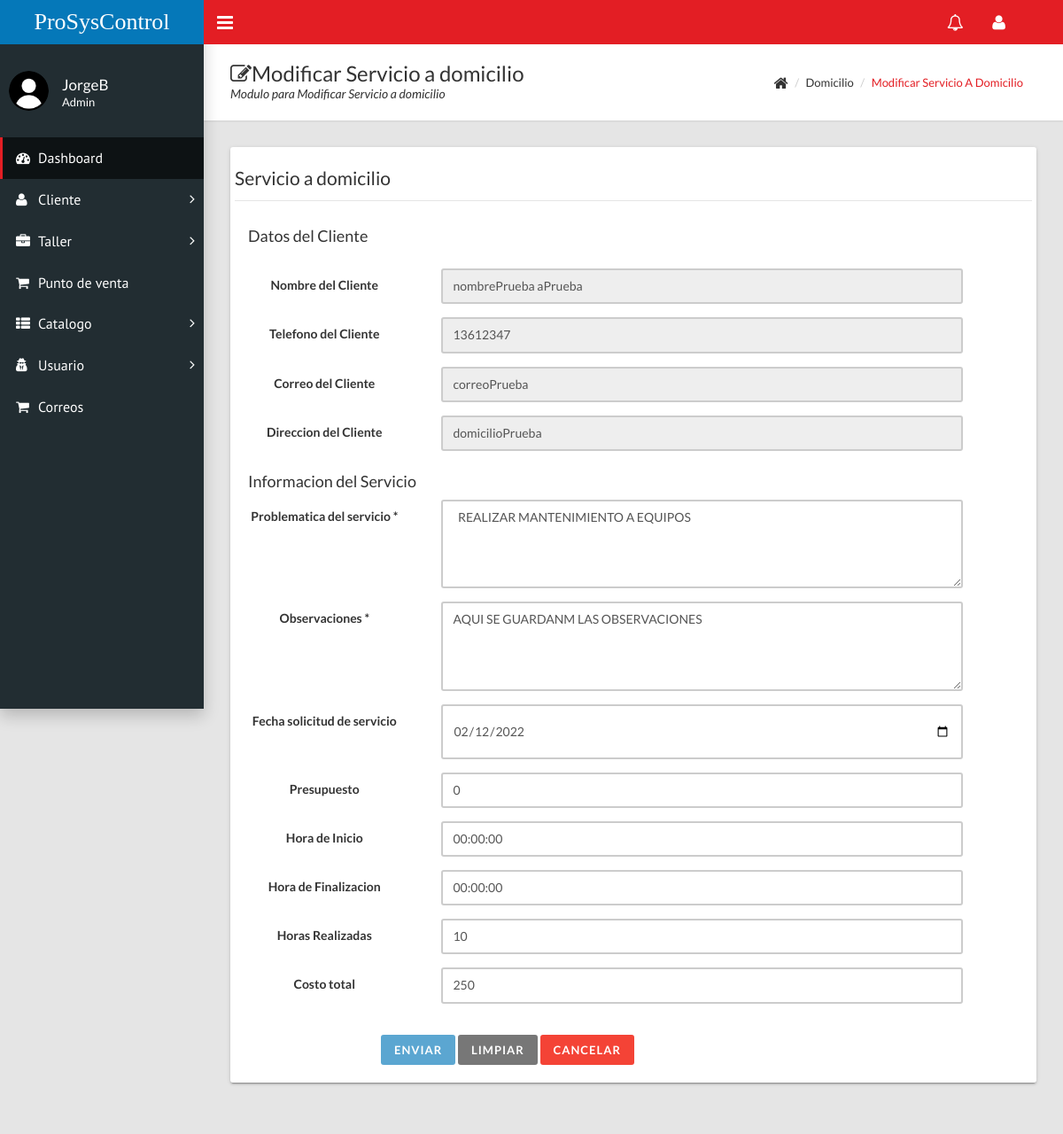
Page /home.php?c=domicilio&a=FormModificar&id=1 (signed in) on the committed database.
### tables this page shows
CREATE TABLE `clientes` (
  `idClientes` int(11) NOT NULL,
  `rfc` varchar(20) NOT NULL,
  `nombreCliente` varchar(50) NOT NULL,
  `apellidosC` varchar(50) NOT NULL,
  `nombreEmpresa` varchar(70) NOT NULL,
  `telefono` varchar(10) NOT NULL,
  `email` varchar(70) NOT NULL,
  `domicilio` varchar(150) NOT NULL
);

CREATE TABLE `domicilio` (
  `id` int(11) NOT NULL,
  `id_Cliente` int(11) NOT NULL,
  `problematica` varchar(200) NOT NULL,
  `observaciones` varchar(200) NOT NULL,
  `fechaProgramada` date NOT NULL,
  `presupuesto` float NOT NULL,
  `costoTotal` float NOT NULL,
  `horaInicio` time NOT NULL,
  `horaFinal` time NOT NULL,
  `horasRealizadas` int(11) NOT NULL
);

### controladores/domicilio.controlador.php (called while the page is built, shortened)
<?php
require_once "modelos/domicilio.php";
class DomicilioControlador{
    private $modelo;
    public function __CONSTRUCT(){
        $this->modelo = new Domicilio;
    }
    public function FormModificar(){
        $domicilioSQL = new Domicilio();
        $titulo = "Modificar";
        if(isset($_GET['id'])){
            $domicilioSQL=$this->modelo->Obtener($_GET['id']);
            $titulo = "Modificar";
        }
        require_once "vistas/encabezado.php";
        require_once "vistas/domicilio/modificar_Domicilio.php";
        require_once "vistas/pie.php";
    }
}

### modelos/database.php (called while the page is built, shortened)
<?php
class Database{
    public static function Conectar(){
        try{
            $conexion = new PDO("mysql:host=".self::servidor.";dbname=".self::nombrebd.";charset=utf8", self::usuariobd,
            self::clave);
            $conexion -> setAttribute(PDO::ATTR_ERRMODE, PDO::ERRMODE_EXCEPTION);
            return $conexion;
        }catch(PDOException $e){
            return "Fallo " .$e->getMessage();
        }
    }
}

### modelos/domicilio.php (called while the page is built, shortened)
<?php
class Domicilio{
    private $id_Cliente;
    private $problematica;
    private $observaciones;
    private $fechaProgramada;
    private $presupuesto;
    private $costoTotal;
    private $horaInicio;
    private $horaFinal;
    private $horasRealizadas;
    public function __CONSTRUCT(){
        $this->pdo = Database::Conectar();
    }
    public function getIdCliente() : ?int{
        return $this->id_Cliente;
    }
    public function setIdCliente(int $id_Cliente){
        $this->id_Cliente = $id_Cliente;
    }
    public function getProblematica() : ?string{
        return $this->problematica;
    }
    public function setProblematica(string $problematica){
        $this->problematica = $problematica;
    }
    public function getObservaciones() : ?string{
        return $this->observaciones;
    }
    public function setObservaciones(string $observaciones){
        $this->observaciones = $observaciones;
    }
    public function getFechaProgramada() : ?string{
        return $this->fechaProgramada;
    }
    public function setFechaProgramada(string $fechaProgramada){
        $this->fechaProgramada = $fechaProgramada;
    }
    public function getPresupuesto() : ?float{
        return $this->presupuesto;
    }
    public function setPresupuesto(float $presupuesto){
        $this->presupuesto = $presupuesto;
    }
    public function getCostoTotal() : ?float{
        return $this->costoTotal;
    }
    public function setCostoTotal(float $costoTotal){
        $this->costoTotal = $costoTotal;
    }
    public function getHoraInicio() : ?string{
        return $this->horaInicio;
    }
    public function setHoraInicio(string $horaInicio){
        $this->horaInicio = $horaInicio;
    }
    public function getHoraFinal() : ?string{
        return $this->horaFinal;
    }
    public function setHoraFinal(string $horaFinal){
        $this->horaFinal = $horaFinal;
    }
    public function getTotalHoras() : ?int{
        return $this->horasRealizadas;
    }
    public function setTotalHoras(int $horasRealizadas){
        $this->horasRealizadas = $horasRealizadas;
    }
    public function buscarCliente($nombre){
        try{
            $consulta = $this->pdo->prepare("SELECT nombreCliente,apellidosC,telefono,email,domicilio FROM `clientes`WHERE idClientes =?;");
            $consulta->execute(array($nombre));
            return $consulta->fetchAll(PDO::FETCH_OBJ);
        }catch(Exception $excepcion){
            die($excepcion->getMessage());
        }
    }
    public function Obtener($nombre){
        try{
            $consulta = $this ->pdo ->prepare("SELECT * FROM domicilio WHERE id=?;");
            $consulta->execute(array($nombre));
            $reDomicilio=$consulta->fetch(PDO::FETCH_OBJ);
            $domicilioSQL=new Domicilio();
            $domicilioSQL->setId($reDomicilio->id);
            $domicilioSQL->setIdCliente($reDomicilio->id_Cliente);
            $domicilioSQL->setProblematica($reDomicilio->problematica);
            $domicilioSQL->setObservaciones($reDomicilio->observaciones);
            $domicilioSQL->setFechaProgramada($reDomicilio->fechaProgramada);
            $domicilioSQL->setPresupuesto($reDomicilio->presupuesto);
            $domicilioSQL->setCostoTotal($reDomicilio->costoTotal);
            $domicilioSQL->setHoraInicio($reDomicilio->horaInicio);
            $domicilioSQL->setHoraFinal($reDomicilio->horaFinal);
            $domicilioSQL->setTotalHoras($reDomicilio->horasRealizadas);
            return $domicilioSQL;
        }catch(Exception $excepcion){
            die($excepcion->getMessage());
        }
    }
}

### vistas/domicilio/modificar_Domicilio.php (the view, shortened to what this page needs)
<div class="content-wrapper">
  <div class="page-title">
    <div>
      <h1><i class="fa fa-edit"></i><?= $titulo ?> Servicio a domicilio</h1>
      <p>Modulo para <?= $titulo ?> Servicio a domicilio</p>
    </div>
    <div>
      <ul class="breadcrumb">
        <li><i class="fa fa-home fa-lg"></i></li>
        <li>Domicilio</li>
        <li><a href="#"><?= $titulo ?> Servicio a domicilio</a></li>
      </ul>
    </div>
  </div>
  <div class="row">
    <div class="col-md-12">
      <div class="card">
        <div class="row">
          <?php
          $idclient = $domicilioSQL->getIdCliente();
          $datoscliente = $domicilioSQL->buscarCliente($idclient);
          ?>
          <div class="well bs-component">
            <form class="form-horizontal" method="POST" action="?c=domicilio&a=Guardar">
              <fieldset>
                <legend>Servicio a domicilio</legend>
                <div class="col-lg-10">
                  <h4>Datos del Cliente</h4>
                </div>
                <div class="form-group">
                  <div class="col-lg-10">
                  </div>
                </div>
                <?php foreach ($datoscliente as $campo) : ?>
                  <div class="form-group">
                    <label class="control-label col-md-3">Nombre del Cliente</label>
                    <div class="col-md-8">
                      <input class="form-control" type="text" placeholder="Nombre del cliente" value="<?= $campo->nombreCliente, " ", $campo->apellidosC ?>" disabled>
                    </div>
                  </div>
                  <div class="form-group">
                    <label class="control-label col-md-3">Telefono del Cliente</label>
                    <div class="col-md-8">
                      <input class="form-control" type="text" placeholder="Telefono del cliente" value="<?= $campo->telefono ?>" disabled>
                    </div>
                  </div>
                  <div class="form-group">
                    <label class="control-label col-md-3">Correo del Cliente</label>
                    <div class="col-md-8">
                      <input class="form-control" type="text" placeholder="Correo del cliente" value="<?= $campo->email ?>" disabled>
                    </div>
                  </div>
                  <div class="form-group">
                    <label class="control-label col-md-3">Direccion del Cliente</label>
                    <div class="col-md-8">
                      <input class="form-control" type="text" placeholder="Domicilio del cliente" value="<?= $campo->domicilio ?>" disabled>
                    </div>
                  </div>
                <?php endforeach; ?>
                <div class="col-lg-10">
                  <h4>Informacion del Servicio</h4>
                </div>
                <div class="form-group">
                  <label class="control-label col-md-3" for="Problematica">Problematica del servicio *</label>
                  <div class="col-md-8">
                    <textarea class="form-control" name="problematica" rows="4" id="problematica" placeholder="Problematica para el servicio" onchange="handleSubmit()">  <?= $domicilioSQL->getProblematica() ?></textarea>
                  </div>
                </div>
                <div class="form-group">
                  <label class="control-label col-md-3" for="Observaciones">Observaciones *</label>
                  <div class="col-md-8">
                    <textarea class="form-control" name="observaciones" rows="4" id="observaciones" placeholder="Observaciones" onchange="handleSubmit()"><?= $domicilioSQL->getObservaciones() ?></textarea>
                  </div>
                </div>
                <div class="form-group">
                  <label class="control-label col-md-3" for="FechaProgramada">Fecha solicitud de servicio</label>
                  <div class="col-md-8">
                    <input class="form-control" name="fechaProgramada" type="date" max="2030-01-01" placeholder="Fecha de solicitud de servicio" value="<?= $domicilioSQL->getFechaProgramada() ?>" onchange="handleSubmit()">
                  </div>
                </div>
                <div class="form-group">
                  <label class="control-label col-md-3" for="Presupuesto">Presupuesto</label>
                  <div class="col-md-8">
                    <input class="form-control" name="presupuesto" type="text" placeholder="Presupuesto" value="<?= $domicilioSQL->getPresupuesto() ?>" onchange="handleSubmit()">
                  </div>
                </div>
                <div class="form-group">
                  <label class="control-label col-md-3" for="HoraInicio">Hora de Inicio</label>
                  <div class="col-md-8">
                    <input class="form-control" name="horaInicio" type="text" placeholder="Hora de inicio del servicio" value="<?= $domicilioSQL->getHoraInicio() ?>" onchange="handleSubmit()">
                  </div>
                </div>
                <div class="form-group">
                  <label class="control-label col-md-3" for="HoraFinal">Hora de Finalizacion</label>
                  <div class="col-md-8">
                    <input class="form-control" name="horaFinal" type="text" placeholder="Hora de terminacion del servicio" value="<?= $domicilioSQL->getHoraFinal() ?>" onchange="handleSubmit()">
                  </div>
                </div>
                <div class="form-group">
                  <label class="control-label col-md-3" for="HorasRealizadas">Horas Realizadas</label>
                  <div class="col-md-8">
                    <input class="form-control" name="horasRealizadas" type="text" placeholder="Hora realizadas en el servicio" value="<?= $domicilioSQL->getTotalHoras() ?>" onchange="handleSubmit()">
                  </div>
                </div>
                <div class="form-group">
                  <label class="control-label col-md-3" for="CostoTotal">Costo total</label>
                  <div class="col-md-8">
                    <input class="form-control" name="costoTotal" type="text" placeholder="Costo total" value="<?= $domicilioSQL->getCostoTotal() ?>" onchange="handleSubmit()">
                  </div>
                </div>
                <div class="col-lg-10 col-lg-offset-2">
                  <button class="btn btn-primary" type="submit" id="submitButton" disabled>Enviar</button>
                  <button class="btn btn-default" type="reset" onclick="handleBloquearSubmit()">Limpiar</button>
                  <button class="btn btn-danger" type="button" onclick="handleCancelar()">Cancelar</button>
                </div>
          </div>
        </div>
      </div>
    </div>
  </div>

### rows in the picture
clientes: nombreCliente+apellidosC "nombrePrueba aPrueba", telefono "13612347", email "correoPrueba", domicilio "domicilioPrueba"
domicilio: problematica "REALIZAR MANTENIMIENTO A EQUIPOS", observaciones "AQUI SE GUARDANM LAS OBSERVACIONES", fechaProgramada "02/12/2022", presupuesto "0", horaInicio "00:00:00", horaFinal "00:00:00", horasRealizadas "10", costoTotal "250"

### other values in the picture
$usuario "JorgeB"
$_SESSION['tipoUsuario'] "Admin"
$titulo "Modificar"
